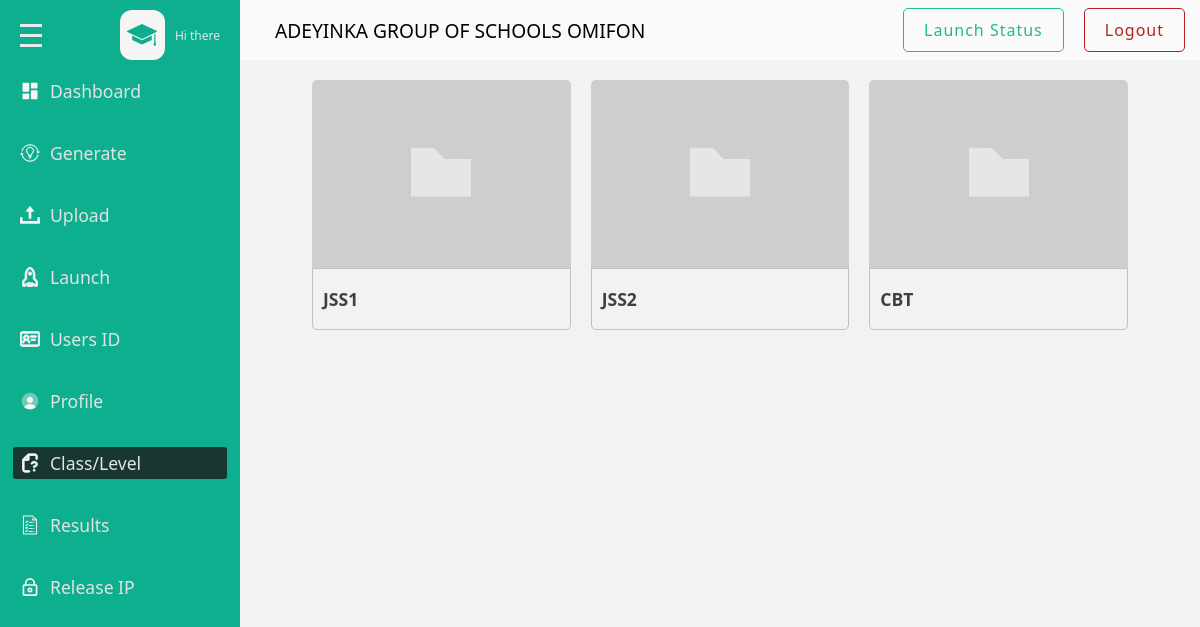
/admins/question, run on an earlier commit of the app's database.
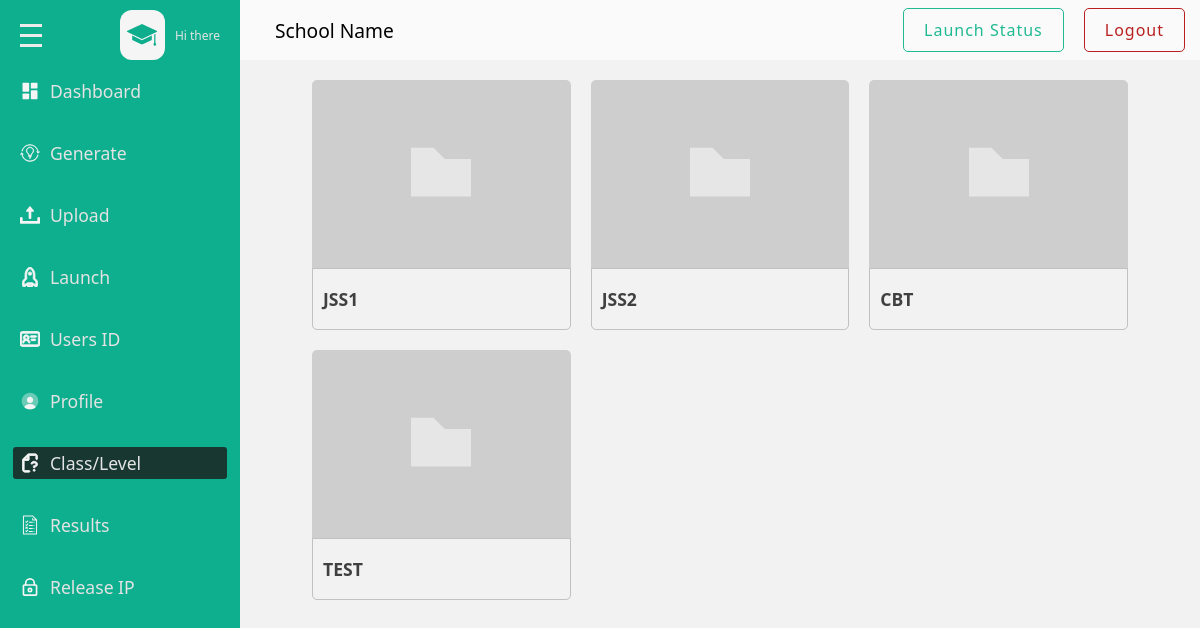
And on a later commit of the database.
### base/models.py (models this page shows, shortened)
class Name_School(models.Model):
    school = models.CharField(max_length=345)

class ClassOrLevel(models.Model):
    CLASS_LEVEL_CHOICES = [
        ('jss1', 'JSS 1'),
        ('jss2', 'JSS 2'),
        ('jss3', 'JSS 3'),
        ('sss1', 'SSS 1'),
        ('sss2', 'SSS 2'),
        ('sss3', 'SSS 3'),
        ('cbt', 'CBT'),
        ('Test','Test'),
        ('level 100', 'Level 100'),
        ('level 200', 'Level 200'),
        ('level 300', 'Level 300'),
        ('level 400', 'Level 400'),
    ]
    name = models.CharField(max_length=20, choices=CLASS_LEVEL_CHOICES)

### admins/views.py (the view)
# urls.py: path('question',views.question,name='question'),
def question(request):
    school_name =get_object_or_404(Name_School)
    classes = ClassOrLevel.objects.all()
    context ={
        'subject':subject,
        'school_name':school_name,
        'classes':classes,
    }
    return render (request, 'admins/question.html',context)

### base/templates/admins/question.html (shortened to what the changed rows need)
{% load static %}
<!DOCTYPE html>
<html lang="en">
<head>
    <link rel = "stylesheet" href = "{% static 'css/style.css' %}"/>
</head>
<body>
    <div class = "page">
        <div class = "wrapper">
                                <!DOCTYPE svg PUBLIC "-//W3C//DTD SVG 1.1//EN" "http://www.w3.org/Graphics/SVG/1.1/DTD/svg11.dtd">
                                <!DOCTYPE svg PUBLIC "-//W3C//DTD SVG 1.1//EN" "http://www.w3.org/Graphics/SVG/1.1/DTD/svg11.dtd">
                                <!DOCTYPE svg PUBLIC "-//W3C//DTD SVG 1.1//EN" "http://www.w3.org/Graphics/SVG/1.1/DTD/svg11.dtd">
                                <!DOCTYPE svg PUBLIC "-//W3C//DTD SVG 1.1//EN" "http://www.w3.org/Graphics/SVG/1.1/DTD/svg11.dtd">
                                <!DOCTYPE svg PUBLIC "-//W3C//DTD SVG 1.1//EN" "http://www.w3.org/Graphics/SVG/1.1/DTD/svg11.dtd">
                                <!DOCTYPE svg PUBLIC "-//W3C//DTD SVG 1.1//EN" "http://www.w3.org/Graphics/SVG/1.1/DTD/svg11.dtd">
                                <!DOCTYPE svg PUBLIC "-//W3C//DTD SVG 1.1//EN" "http://www.w3.org/Graphics/SVG/1.1/DTD/svg11.dtd">
                                <!DOCTYPE svg PUBLIC "-//W3C//DTD SVG 1.1//EN" "http://www.w3.org/Graphics/SVG/1.1/DTD/svg11.dtd">
                                <!DOCTYPE svg PUBLIC "-//W3C//DTD SVG 1.1//EN" "http://www.w3.org/Graphics/SVG/1.1/DTD/svg11.dtd">
                                <!DOCTYPE svg PUBLIC "-//W3C//DTD SVG 1.1//EN" "http://www.w3.org/Graphics/SVG/1.1/DTD/svg11.dtd">
            <div class = "main-content">
                <div class="main-content-header flex-between">
                    <span>{{school_name.school}}</span>
                    <a class = "status-link" href="{% url 'admins:status' %}">Launch Status</a>
                    <a class = "logout-link" href="{% url 'admins:logout' %}">Logout</a>
                </div>
                <div class = "question-pdf-box-wrapper">
                    {% for classes in classes %}
                    <div class= "question-pdf-box">
                        <a  href  = "{% url 'admins:term' classes.pk%}" class = "pdf-graphics flex-center">
                            <!DOCTYPE svg PUBLIC "-//W3C//DTD SVG 1.1//EN" "http://www.w3.org/Graphics/SVG/1.1/DTD/svg11.dtd">
                        </a>
                        <div class="question-pdf-details flex">
                            <h3 class ="question-pdf-name">{{classes.name|upper}}</h3>
                        </div>
                    </div>
                    {% endfor %}
                </div>
            </div>
        </div>
    </div>
</body>
</html>

What changed in the data, as far as the page shows it:
changed Name_School: school "ADEYINKA GROUP OF SCHOOLS OMIFON" → "School Name"
added ClassOrLevel: name "TEST"
